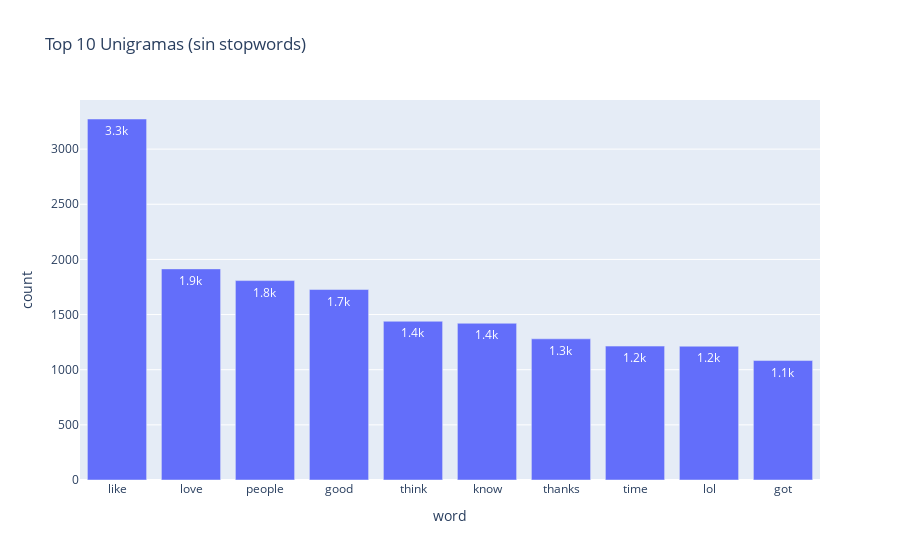

This figure's notebook cell:
### Code cell
import plotly.express as px

top_uni = unigram_counts.most_common(10)
df_plot = pd.DataFrame(top_uni, columns=['word', 'count'])
fig = px.bar(df_plot, 
             y = 'count', x = 'word', 
             text_auto='.2s',
            title = 'Top 10 Unigramas (sin stopwords)')
fig.update_traces(textfont_size=12, textangle=0, textposition='inside', cliponaxis=True)
fig.show()

### Figure 1 — Plotly figure (JSON) as saved in the notebook; plotly's stock layout.template omitted (floating-point values rounded to 4 significant figures)
{"data": [{"cliponaxis": true, "hovertemplate": "word=%{x}<br>count=%{y}<extra></extra>", "legendgroup": "", "marker": {"color": "#636efa", "pattern": {"shape": ""}}, "name": "", "orientation": "v", "showlegend": false, "textangle": 0, "textfont": {"size": 12}, "textposition": "inside", "texttemplate": "%{y:.2s}", "type": "bar", "x": ["like", "love", "people", "good", "think", "know", "thanks", "time", "lol", "got"], "xaxis": "x", "y": [3273, 1914, 1808, 1727, 1439, 1421, 1280, 1214, 1213, 1083], "yaxis": "y"}], "layout": {"barmode": "relative", "legend": {"tracegroupgap": 0}, "title": {"text": "Top 10 Unigramas (sin stopwords)"}, "xaxis": {"anchor": "y", "domain": [0, 1], "title": {"text": "word"}}, "yaxis": {"anchor": "x", "domain": [0, 1], "title": {"text": "count"}}}}
